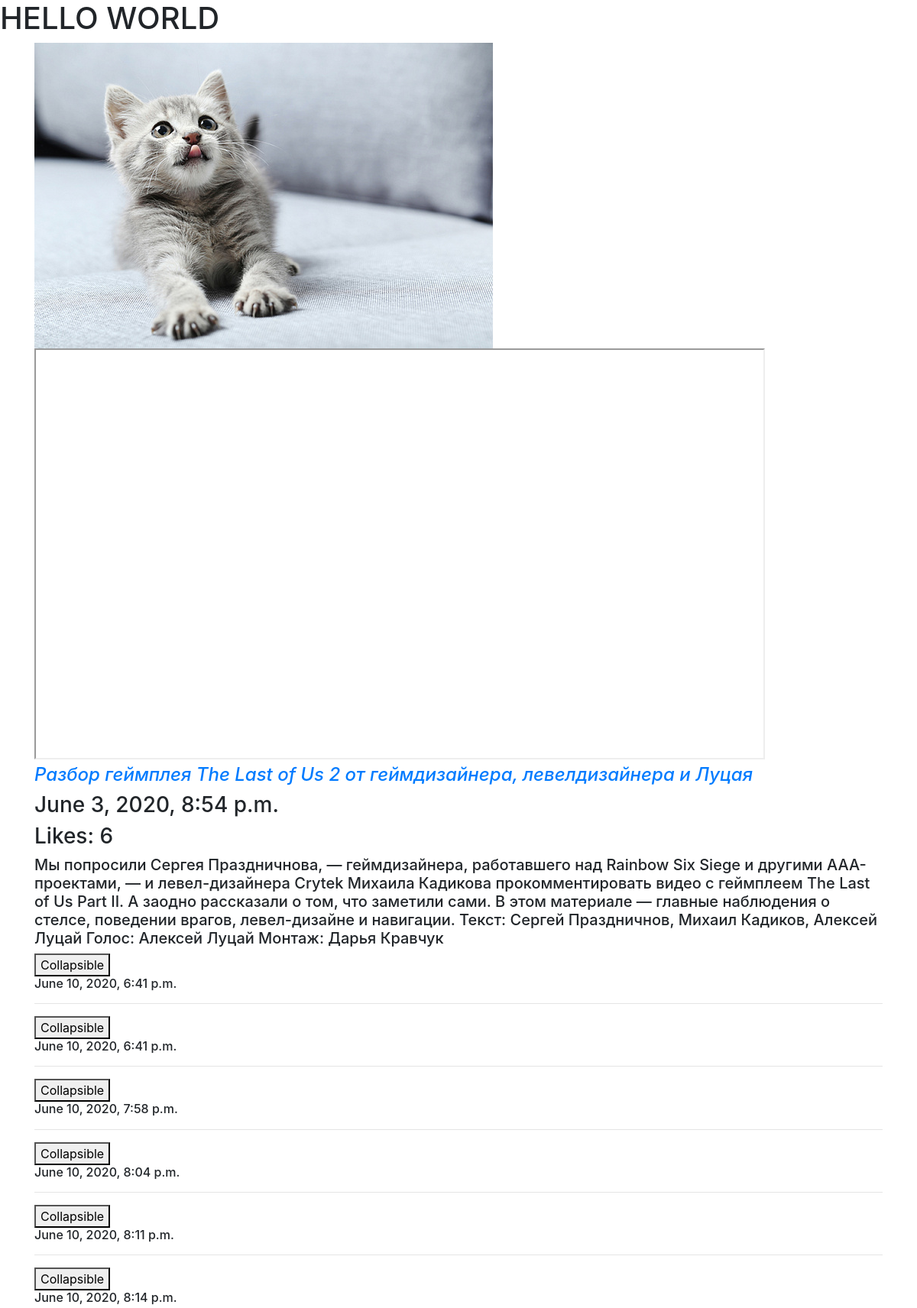
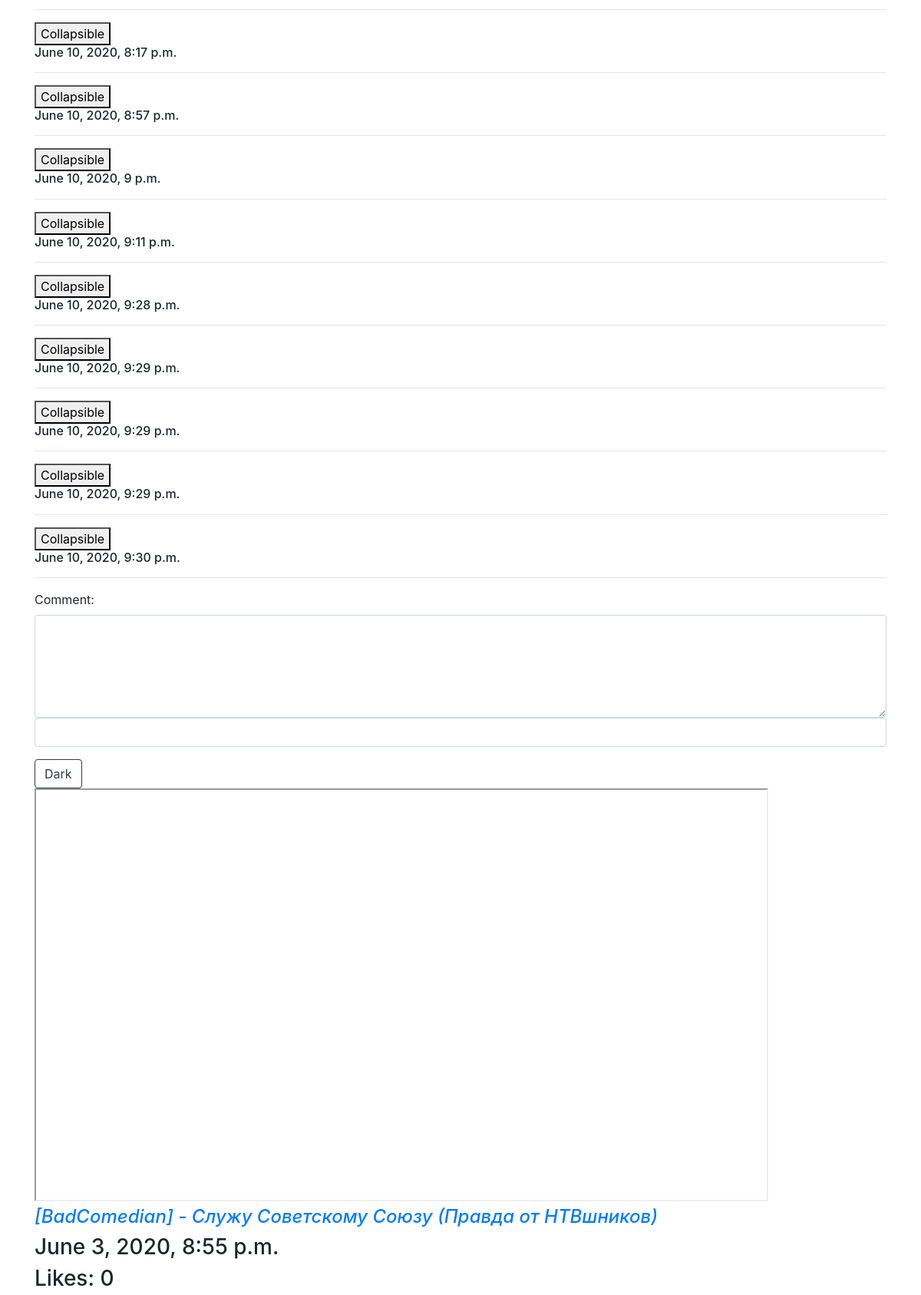
/hello/456/ (upper part), run on the app's committed database (2 pictures, top to bottom).
### showvideo/models.py (models this page shows, shortened)
class Video(models.Model):       # A 1      B   2     C  3
    class Meta:
        verbose_name = "Видео"
        verbose_name_plural = "много видео"
    slug = models.SlugField(
        unique=True,
        verbose_name="Слаг",
        help_text="слаг должен быть уникальным"
    )
    urls = models.URLField(verbose_name="Урл, понял?")
    title = models.CharField(max_length=150, verbose_name="название")
    date = models.DateTimeField(auto_now_add=True, verbose_name="дата")
    description = models.TextField(
        verbose_name="описание",
        null=True,
        blank=True)
    likes = models.PositiveIntegerField(default=0, verbose_name="нравится)")

class Comment(models.Model):   # 1 - 5шт    2 - 3 шт
    text = models.TextField()
    date = models.DateTimeField(auto_now_add=True)
    comment_video = models.ForeignKey(Video, on_delete=models.CASCADE, related_name="comment")

### showvideo/views.py (the view)
# urls.py: re_path("456/", views.world, name="main_page"),
def world(request):
    response = {"name":"Bogdan", "d":34, "arr":[1,2,3,4,5]}
    response["content"] = Video.objects.all()
    return render(request, "index.html", response)

### showvideo/templates/index.html (shortened to what this page needs)
{% extends "main_template.html" %}
{% load static %}
{% block video %}
<img src="{% static "123.jpg" %}">
{% for video in content %}
    <iframe width="956" height="538" src="{{ video.urls }}"></iframe>
    <a href="/hello/one_video/{{ video.id }}/">
        <h4>
            <i>{{ video.title }}</i>
        </h4>
    </a>
    <h3>{{ video.date }}</h3>
    <h3 class="like" id="{{ video.id }}">Likes: {{ video.likes }}</h3>
    <h5>{{ video.description }}</h5>
    {% for com in video.comment.all %}
        <button data-toggle="collapse" data-target="#demo{{ com.id }}">Collapsible</button>
        <h6>{{ com.date }}</h6>
        <hr>
    {% endfor %}
{% include "test.html" with some_id=video.id %}
{% endfor %}
{% endblock %}

### showvideo/templates/test.html (shortened to what this page needs)
<form action="/hello/comment/{{ some_id }}/" method="post">
    <div class="form-group">
      <label for="comment">Comment:</label>
      <textarea class="form-control" rows="5" name="com"></textarea>
      <input class="form-control" type="password" name="pwd">
    </div>
    <button type="submit" class="btn btn-outline-dark">Dark</button>
</form>

### data on the page
Video: title "Разбор геймплея The Last of Us 2 от геймдизайнера, левелдизайнера и Луцая", date "June 3, 2020, 8:54 p.m.", likes "6", description "Мы попросили Сергея Праздничнова, — геймдизайнера, работавшего над Rainbow Six Siege и другими AAA-проектами, — и левел-дизайнера Crytek Михаила Кадикова прокомментировать видео с геймплеем The Last of Us Part II. А заодно рассказали о том, что заметили сами. В этом материале — главные наблюдения о стелсе, поведении врагов, левел-дизайне и навигации. Текст: Сергей Праздничнов, Михаил Кадиков, Алексей Луцай Голос: Алексей Луцай Монтаж: Дарья Кравчук"
Comment: date "June 10, 2020, 6:41 p.m."
Comment: date "June 10, 2020, 6:41 p.m."
Comment: date "June 10, 2020, 7:58 p.m."
Comment: date "June 10, 2020, 8:04 p.m."
Comment: date "June 10, 2020, 8:11 p.m."
Comment: date "June 10, 2020, 8:14 p.m."
Comment: date "June 10, 2020, 8:17 p.m."
Comment: date "June 10, 2020, 8:57 p.m."
Comment: date "June 10, 2020, 9 p.m."
Comment: date "June 10, 2020, 9:11 p.m."
Comment: date "June 10, 2020, 9:28 p.m."
Comment: date "June 10, 2020, 9:29 p.m."
Comment: date "June 10, 2020, 9:29 p.m."
Comment: date "June 10, 2020, 9:29 p.m."
Comment: date "June 10, 2020, 9:30 p.m."
Video: title "[BadComedian] - Служу Советскому Союзу (Правда от НТВшников)", date "June 3, 2020, 8:55 p.m.", likes "0"
